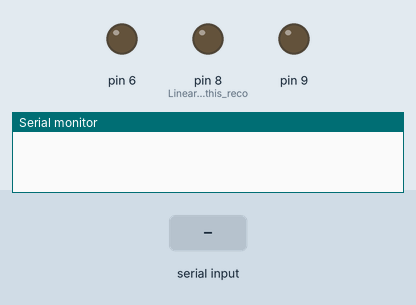
Recording of a sketch running on a simulated Arduino Uno, built with avr-gcc and run on an emulated ATmega328P. Parts: output pins drawn as LEDs (lit = HIGH), the last lines printed to the serial monitor. The inputs (shaded band) are chosen by the test bench.

Above: at 1.2 s.
1.3 s: "a" received over Serial
At 2.3 s:
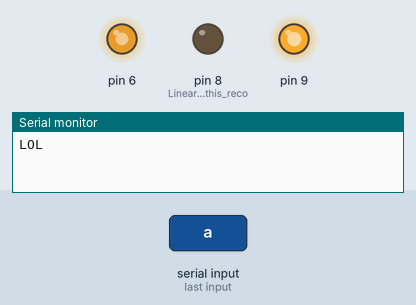
Timing chart, 0 to 4.3 s (numbered marks = the images above; inputs shaded):
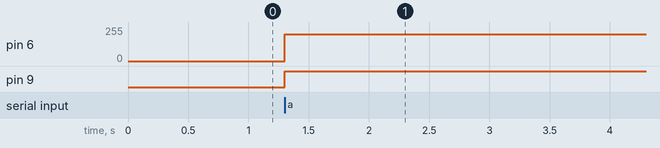

The sketch:

Hbridge_IGNITION_TEST.ino
```cpp
// Bluetooth stuff ==========================================================
char junk;
String inputString="";
//===========================================================================

int Speed = 200;
void setup()
{

 Serial.begin(9600);            // set the baud rate to 9600, same should be of your Serial Monitor

}

void loop()
{

  if(Serial.available()){ // if bluetooth is talking to arudino


          char inChar = (char)Serial.read();
          inputString = inChar;


          pinMode(8, OUTPUT); // Linear actuator this reconnects the motors
          pinMode(9, OUTPUT);
          pinMode(6, OUTPUT);

  }
    if (inputString == "a"){
          Serial.println("LOL");
          digitalWrite(8,LOW);                                  // Pulls
          digitalWrite(9,HIGH);
          analogWrite(6,Speed); //this is the PWM speed 0-255
          delay(7000);

            pinMode(8, INPUT); // Here we disconnect the motors to prevent an infinte loop of the final actions
            pinMode(9, INPUT);
            pinMode(6, INPUT);


      }
     else if (inputString == "c") {

          digitalWrite(8,HIGH);                                  // Pushes
          digitalWrite(9,LOW);
          analogWrite(6,Speed); //this is the PWM speed 0-255
          delay(7000);

            pinMode(8, INPUT); // Here we disconnect the motors to prevent an infinte loop of the final actions
            pinMode(9, INPUT);
            pinMode(6, INPUT);

}

}
```

Measured:
- after the input at 1.3 s, pin 6: 0/255 → 200/255 at once; pin 9: LOW → HIGH at once
